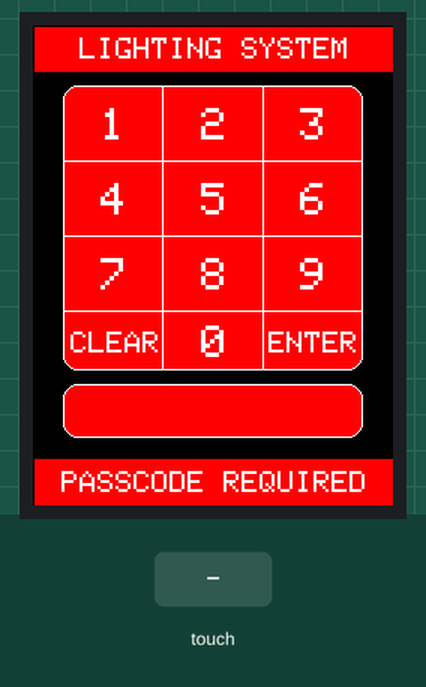
Recording of a sketch running on a simulated Arduino Uno, built with avr-gcc and run on an emulated ATmega328P. Parts: 240×320 colour display. The inputs (shaded band) are chosen by the test bench. What the sketch prints to the serial monitor is not drawn.

Above: at 1.5 s.

The sketch:

TouchKeypad.ino
```cpp
/*
#include <UTouch.h>
#include <UTouchCD.h>
#include <UTFT.h>
*/

#include <Elegoo_GFX.h>    // Core graphics library
#include <Elegoo_TFTLCD.h> // Hardware-specific library
#include <stdint.h>
#include "TouchScreen.h"

// The control pins for the LCD can be assigned to any digital or
// analog pins...but we'll use the analog pins as this allows us to
// double up the pins with the touch screen (see the TFT paint example).
#define LCD_CS A3 // Chip Select goes to Analog 3
#define LCD_CD A2 // Command/Data goes to Analog 2
#define LCD_WR A1 // LCD Write goes to Analog 1
#define LCD_RD A0 // LCD Read goes to Analog 0

#define LCD_RESET A4 // Can alternately just connect to Arduino's reset pin

// Assign human-readable names to some common 16-bit color values:
#define  BLACK   0x0000
#define BLUE    0x001F
#define RED     0xF800
#define GREEN   0x07E0
#define CYAN    0x07FF
#define MAGENTA 0xF81F
#define YELLOW  0xFFE0
#define WHITE   0xFFFF

Elegoo_TFTLCD tft(LCD_CS, LCD_CD, LCD_WR, LCD_RD, LCD_RESET);

#define YP A2  // must be an analog pin, use "An" notation!
#define XM A3  // must be an analog pin, use "An" notation!
#define YM 8   // can be a digital pin
#define XP 9   // can be a digital pin

// For better pressure precision, we need to know the resistance
// between X+ and X- Use any multimeter to read it
// For the one we're using, its 300 ohms across the X plate
TouchScreen ts = TouchScreen(XP, YP, XM, YM, 300);

/*
extern uint8_t SmallFont[];            //Declares Font
extern uint8_t BigFont[];
UTFT myGLCD(SSD1289,38,39,40,41);    //(Model,RS,WR,CS,RST)
UTouch myTouch ( 6, 5, 4, 3, 2);
*/

int passcode[4];
int passcodeLength = 0;

void setup() {
  Serial.begin(9600);

  tft.reset();

  uint16_t identifier = tft.readID();
identifier=0x9341;
  if(identifier == 0x9325) {
    Serial.println(F("Found ILI9325 LCD driver"));
  } else if(identifier == 0x9328) {
    Serial.println(F("Found ILI9328 LCD driver"));
  } else if(identifier == 0x7575) {
    Serial.println(F("Found HX8347G LCD driver"));
  } else if(identifier == 0x9341) {
    Serial.println(F("Found ILI9341 LCD driver"));
  } else if(identifier == 0x8357) {
    Serial.println(F("Found HX8357D LCD driver"));
  } else {
    Serial.print(F("Unknown LCD driver chip: "));
    Serial.println(identifier, HEX);
    Serial.println(F("If using the Elegoo 2.8\" TFT Arduino shield, the line:"));
    Serial.println(F("  #define USE_Elegoo_SHIELD_PINOUT"));
    Serial.println(F("should appear in the library header (Elegoo_TFT.h)."));
    Serial.println(F("If using the breakout board, it should NOT be #defined!"));
    Serial.println(F("Also if using the breakout, double-check that all wiring"));
    Serial.println(F("matches the tutorial."));
    return;
  }

  tft.begin(identifier);

/*
  myTouch.InitTouch(0);
  myTouch.setPrecision(PREC_HI);
  myGLCD.InitLCD(0);
  myGLCD.clrScr();                    //clear screen
  myGLCD.setFont(SmallFont);
  myGLCD.fillScr(VGA_BLACK);          //fill screen with black
*/
  tft.fillScreen(BLACK);

/*
  myGLCD.setColor(VGA_RED);
  myGLCD.setBackColor(VGA_RED);
  delay(1000);
  drawWelcome_msg();
  delay(5000);
*/

  drawButtons();

  Serial.println("SYSTEM STARTED");
}

void addPasscode(int digit) {
  // return if this is an invalid digit
  if((digit < 0) || (digit > 9)) {
    return;
  }

  // return if the passcode is full
  if((passcodeLength < 0) || (passcodeLength >= 4)) {
    return;
  }

  passcode[passcodeLength++] = digit;
  drawPasscode();
}

void clearPasscode() {
  passcodeLength = 0;
  drawPasscode();
}

void loop() {
  int x,y;

  // a point object holds x y and z coordinates
  TSPoint p = ts.getPoint();

  // we have some minimum pressure we consider 'valid'
  // pressure of 0 means no pressing!
  // was previously p.z > ts.pressureThreshhold
  if (p.z > 0) {
    Serial.print("PX = "); Serial.print(p.x);
    Serial.print("\tPY = "); Serial.print(p.y);
    Serial.print("\tPressure = "); Serial.print(p.z);

    x = map(p.y, 920, 110, 0, 239);
    y = map(p.x, 110, 960, 0, 319);

    Serial.print("\tX = "); Serial.print(x);
    Serial.print("\tY = "); Serial.println(y);

    if ((y>=41) && (y<=89))    //top row
    {
      if ((x>=21) && (x<=85))  //button 1
      {
        addPasscode(1);
        Serial.println("1");
      }
      if ((x>=87) && (x<=152))  //button 2
      {
        addPasscode(2);
        Serial.println("2");
      }
      if ((x>=154) && (x<=218))  //button 3
      {
        addPasscode(3);
        Serial.println("3");
      }
    }
    if ((y>=91) && (y<=139))    //middle row
    {
      if ((x>=21) && (x<=85))  //button 4
      {
        addPasscode(4);
        Serial.println("4");
      }
      if ((x>=87) && (x<=152))  //button 5
      {
        addPasscode(5);
        Serial.println("5");
      }
      if ((x>=154) && (x<=218))  //button 6
      {
        addPasscode(6);
        Serial.println("6");
      }
    }
    if ((y>=141) && (y<=189))    //bottom row
    {
      if ((x>=21) && (x<=85))  //button 7
      {
        addPasscode(7);
        Serial.println("7");
      }
      if ((x>=87) && (x<=152))  //button 8
      {
        addPasscode(8);
        Serial.println("8");
      }
      if ((x>=154) && (x<=218))  //button 9
      {
        addPasscode(9);
        Serial.println("9");
      }
    }
    if ((y>=191) && (y<=238))    //bottom row
    {
      if ((x>=21) && (x<=85))  //clear button
      {
        clearPasscode();
        Serial.println("CLEAR");
      }
      if ((x>=87) && (x<=152))  //button 0
      {
        addPasscode(0);
        Serial.println("0");
      }
      if ((x>=154) && (x<=218))  //enter button
      {
        Serial.println("ENTER");
      }
    }
  }

  delay(100);
}

/*
void drawWelcome_msg(){
  myGLCD.fillRect(1,1,239,30);
  myGLCD.fillRect(1,289,239,319);
  myGLCD.fillRect(19,120,219,179);
  myGLCD.setColor(VGA_WHITE);
  myGLCD.print("CAR SECURITY SYSTEM", CENTER, 10);
  myGLCD.print("SHANE CONCANNON - G00286539", CENTER, 299);
  myGLCD.print("*************************", CENTER, 120);
  myGLCD.print("*                       *", CENTER, 130);
  myGLCD.print("*    SYSTEM UNLOCKED    *", CENTER, 140);
  myGLCD.print("*   ENTER PIN TO LOCK   *", CENTER, 150);
  myGLCD.print("*                       *", CENTER, 160);
  myGLCD.print("*************************", CENTER, 169);
}
*/

void drawPasscode() {
  int i;

  Serial.print("draw: length = ");
  Serial.print(passcodeLength);
  Serial.print(" code = ");

/*
  tft.fillRoundRect(20,239,(219-20+1),(274-239+1), 10, RED);
  tft.drawRoundRect(20,239,(219-20+1),(274-239+1), 10, WHITE);

  tft.setTextColor(WHITE);
  tft.setTextSize(2);
  tft.setCursor(60, 251);
*/

  for(i = 0; i < 4; i++) {
    if(i > 0) {
      Serial.print(", ");
//      tft.print("  ");
    }

    if(i >= passcodeLength) {
      Serial.print("-");
//      tft.print("-");
    }
    else {
      Serial.print(passcode[i]);
//      tft.print(passcode[i]);
    }
  }
  Serial.println();
}

void drawButtons(){
/*
  myGLCD.clrScr();
  myGLCD.setColor(VGA_RED);
  myGLCD.fillRect(1,1,239,30);
  myGLCD.fillRect(1,289,239,319);
  myGLCD.fillRoundRect(20,40,219,229);
  myGLCD.fillRoundRect(20,239,219,274);
*/
  tft.fillScreen(BLACK);
  tft.fillRect(1,1,239,30,RED);
  tft.fillRect(1,289,239,319,RED);
  tft.fillRoundRect(20,40,(219-20+1),(229-40+1), 10, RED);
  tft.fillRoundRect(20,239,(219-20+1),(274-239+1), 10, RED);

/*
  myGLCD.setColor(VGA_WHITE);
  myGLCD.print("CAR SECURITY SYSTEM", CENTER, 10);
  myGLCD.print("SHANE CONCANNON - G00286539", CENTER, 299);
*/
  tft.setCursor(7, 8);
  tft.setTextColor(WHITE);
  tft.setTextSize(2);
  tft.print("  LIGHTING SYSTEM  ");
  tft.setCursor(7, 297);
  tft.print(" PASSCODE REQUIRED ");

/*
  myGLCD.drawRoundRect(20,40,219,229);
  myGLCD.drawRoundRect(20,239,219,274);
*/
  tft.drawRoundRect(20,40,(219-20+1),(229-40+1), 10, WHITE);
  tft.drawRoundRect(20,239,(219-20+1),(274-239+1), 10, WHITE);

/*
  myGLCD.print("  ___   ___  ___  ___  ", CENTER, 255);
*/
/*
  tft.setCursor(60, 251);
  tft.print("-  -  -  -");
*/
  drawPasscode();

/*
  myGLCD.drawLine(86,40,86,229);
  myGLCD.drawLine(153,40,153,229);
  myGLCD.drawLine(20,90,219,90);
  myGLCD.drawLine(20,140,219,140);
  myGLCD.drawLine(20,190,219,190);
*/
  tft.drawLine(86,40,86,229, WHITE);
  tft.drawLine(153,40,153,229, WHITE);
  tft.drawLine(20,90,219,90, WHITE);
  tft.drawLine(20,140,219,140, WHITE);
  tft.drawLine(20,190,219,190, WHITE);

/*
  myGLCD.print("CLEAR", 35, 204);
  myGLCD.print("ENTER", 167, 204);
*/
  tft.setCursor(25, 204);
  tft.print("CLEAR");
  tft.setCursor(157, 204);
  tft.print("ENTER");

/*
  myGLCD.setFont(BigFont);
  myGLCD.printNumI(0,112,202);
  myGLCD.printNumI(1,45,57);
  myGLCD.printNumI(2,112,57);
  myGLCD.printNumI(3,178,57);
  myGLCD.printNumI(4,45,107);
  myGLCD.printNumI(5,112,107);
  myGLCD.printNumI(6,178,107);
  myGLCD.printNumI(7,45,157);
  myGLCD.printNumI(8,112,157);
  myGLCD.printNumI(9,178,157);
*/
  tft.setTextSize(3);
  tft.setCursor(112, 200);
  tft.print(0);
  tft.setCursor(45,55);
  tft.print(1);
  tft.setCursor(112,55);
  tft.print(2);
  tft.setCursor(178,55);
  tft.print(3);
  tft.setCursor(45,105);
  tft.print(4);
  tft.setCursor(112,105);
  tft.print(5);
  tft.setCursor(178,105);
  tft.print(6);
  tft.setCursor(45,155);
  tft.print(7);
  tft.setCursor(112,155);
  tft.print(8);
  tft.setCursor(178,155);
  tft.print(9);
}
```
